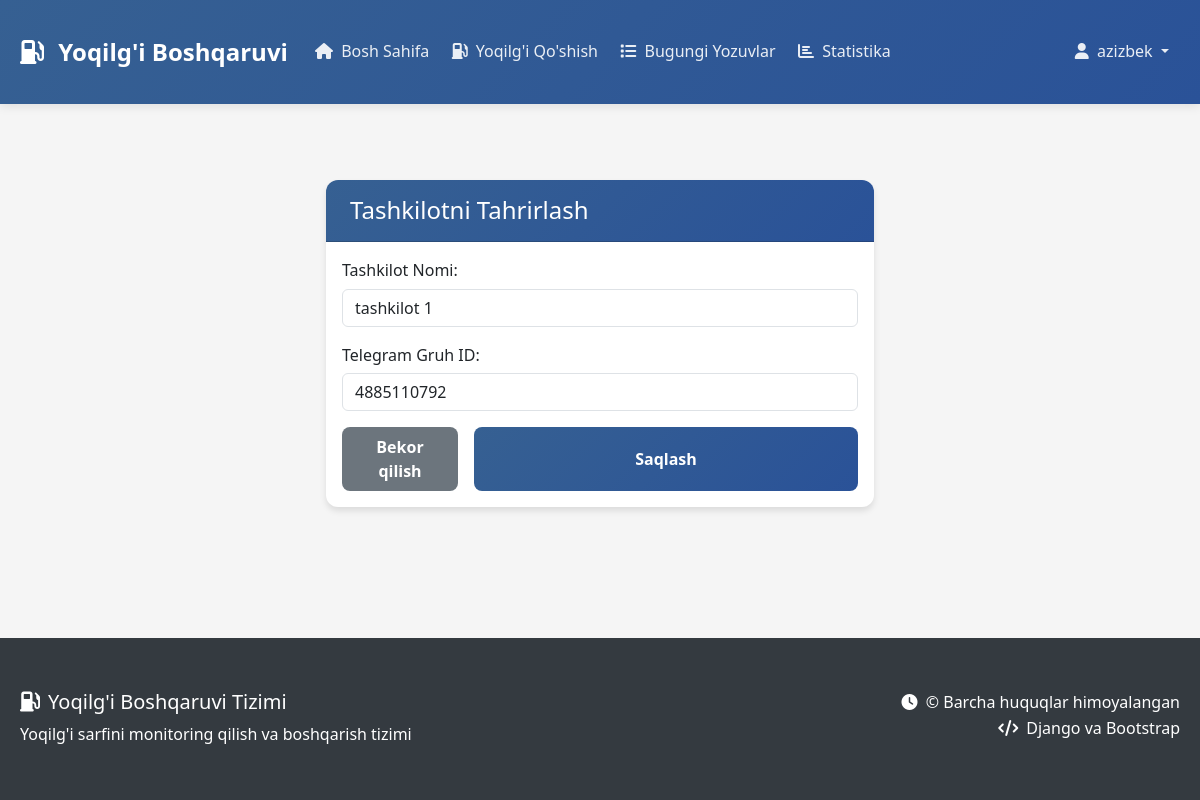
Screenshot of /tashkilot/edit/1/ (signed in) with the database file from the repository.
### main/models.py (models this page shows, shortened)
class User(AbstractUser):
    phone = models.CharField(max_length=15)

class Tashkilot(models.Model):
    title = models.CharField(max_length=150)
    group_id = models.IntegerField(default=4885110792)

### main/views.py (the view)
# urls.py: path('tashkilot/edit/<int:pk>/', tashkilot_edit, name='tashkilot_edit'),
@login_required
def tashkilot_edit(request, pk):
    tashkilot = get_object_or_404(Tashkilot, pk=pk)
    if request.method == 'POST':
        form = TashkilotForm(request.POST, instance=tashkilot)
        if form.is_valid():
            form.save()
            messages.success(request, 'Tashkilot muvaffaqiyatli yangilandi!')
            return redirect('admin_panel')
    else:
        form = TashkilotForm(instance=tashkilot)
    return render(request, 'tashkilot_edit.html', {'form': form})

### main/forms.py
class TashkilotForm(forms.ModelForm):
    class Meta:
        model = Tashkilot
        fields = ['title', 'group_id']
        widgets = {
            'title': forms.TextInput(attrs={
                'class': 'form-control',
                'placeholder': 'Tashkilot nomi'
            }),
            'group_id': forms.NumberInput(attrs={
                'class': 'form-control',
                'placeholder': 'Telegram guruh ID'
            })
        }
        labels = {
            'title': 'Tashkilot Nomi',
            'group_id': 'Telegram Gruh ID'
        }

### templates/tashkilot_edit.html (shortened to what this page needs)
{% extends 'base.html' %}
{% block content %}
<div class="container py-4">
    <div class="row justify-content-center">
        <div class="col-md-6">
            <div class="card">
                <div class="card-header">
                    <h4 class="mb-0">Tashkilotni Tahrirlash</h4>
                </div>
                <div class="card-body">
                    <form method="post">
                        <div class="mb-3">
                            {{ form.as_p }}
                        </div>
                        <div class="d-grid gap-2 d-md-flex justify-content-md-end">
                            <a href="{% url 'admin_panel' %}" class="btn btn-secondary me-md-2">Bekor qilish</a>
                            <button type="submit" class="btn btn-primary">Saqlash</button>
                        </div>
                    </form>
                </div>
            </div>
        </div>
    </div>
</div>
{% endblock %}

### templates/base.html (shortened to what this page needs)
{% load static %}
<!DOCTYPE html>
<html lang="uz">
<head>
    <link href="https://cdn.jsdelivr.net/npm/bootstrap@5.3.0/dist/css/bootstrap.min.css" rel="stylesheet">
    <link href="https://cdnjs.cloudflare.com/ajax/libs/font-awesome/6.4.0/css/all.min.css" rel="stylesheet">
    <link rel="stylesheet" href="{% static 'css/style.css' %}">
</head>
<body>
    <nav class="navbar navbar-expand-lg navbar-dark sticky-top">
        <div class="container">
            <a class="navbar-brand" href="{% url 'home' %}">
                <i class="fas fa-gas-pump me-2"></i>
                Yoqilg'i Boshqaruvi
            </a>
            <div class="collapse navbar-collapse" id="navbarNav">
                <ul class="navbar-nav me-auto">
                    <li class="nav-item">
                        <a class="nav-link {% if request.resolver_match.url_name == 'home' %}active{% endif %}" href="{% url 'home' %}">
                            <i class="fas fa-home me-1"></i> Bosh Sahifa
                        </a>
                    </li>
                    {% if user.is_authenticated %}
                    <li class="nav-item">
                        <a class="nav-link {% if request.resolver_match.url_name == 'yoqilgi_quyish' %}active{% endif %}" href="{% url 'yoqilgi_quyish' %}">
                            <i class="fas fa-gas-pump me-1"></i> Yoqilg'i Qo'shish
                        </a>
                    </li>
                    <li class="nav-item">
                        <a class="nav-link {% if request.resolver_match.url_name == 'bugungi_yoqilgilar' %}active{% endif %}" href="{% url 'bugungi_yoqilgilar' %}">
                            <i class="fas fa-list me-1"></i> Bugungi Yozuvlar
                        </a>
                    </li>
                    <li class="nav-item">
                        <a class="nav-link {% if request.resolver_match.url_name == 'statistics' %}active{% endif %}" href="{% url 'statistics' %}">
                            <i class="fas fa-chart-bar me-1"></i> Statistika
                        </a>
                    </li>
                    {% endif %}
                </ul>
                <ul class="navbar-nav">
                    {% if user.is_authenticated %}
                    <li class="nav-item dropdown">
                        <a class="nav-link dropdown-toggle" href="#" role="button" data-bs-toggle="dropdown">
                            <i class="fas fa-user me-1"></i> {{ user.username }}
                        </a>
                    </li>
                    {% else %}
                    <li class="nav-item">
                        <a class="nav-link" href="{% url 'login' %}">
                            <i class="fas fa-sign-in-alt me-1"></i> Kirish
                        </a>
                    </li>
                    {% endif %}
                </ul>
            </div>
        </div>
    </nav>
    <main class="main-content">
        <div class="container">
            <div id="mainContent">
                {% block content %}
                {% endblock %}
            </div>
        </div>
    </main>
    <footer class="footer">
        <div class="container">
            <div class="row">
                <div class="col-md-6">
                    <h5><i class="fas fa-gas-pump me-2"></i>Yoqilg'i Boshqaruvi Tizimi</h5>
                    <p class="mb-0">Yoqilg'i sarfini monitoring qilish va boshqarish tizimi</p>
                </div>
                <div class="col-md-6 text-md-end">
                    <p class="mb-0">
                        <i class="fas fa-clock me-1"></i>
                        {{ current_year }} © Barcha huquqlar himoyalangan
                    </p>
                    <p class="mb-0">
                        <i class="fas fa-code me-1"></i>
                        Django va Bootstrap
                    </p>
                </div>
            </div>
        </div>
    </footer>
</body>
</html>

### static/css/style.css (style rules this page uses)
* { margin: 0; padding: 0; box-sizing: border-box; font-family: 'Segoe UI', Tahoma, Geneva, Verdana, sans-serif; }
body { background-color: #f5f5f5; color: #333; line-height: 1.6; }
.container { max-width: 1200px; margin: 0 auto; padding: 20px; }
label { display: block; margin-bottom: 5px; font-weight: 500; }
input, select { width: 100%; padding: 10px; border: 1px solid #ddd; border-radius: 5px; font-size: 16px; }
button { padding: 10px 15px; border: none; border-radius: 5px; cursor: pointer; font-size: 16px; transition: background-color 0.3s; }
.btn-primary { background-color: #2a5298; color: white; width: 100%; }
.btn-secondary { background-color: #6c757d; color: white; }

### templates/base.html (style rules this page uses)
:root { --primary-color: #366092; --secondary-color: #6c757d; --success-color: #28a745; --warning-color: #ffc107; --danger-color: #dc3545; --light-color: #f8f9fa; --dark-color: #343a40; }
body { font-family: 'Segoe UI', Tahoma, Geneva, Verdana, sans-serif; background-color: #f5f5f5; margin: 0; padding: 0; min-height: 100vh; display: flex; flex-direction: column; }
.navbar { background: linear-gradient(135deg, var(--primary-color), #2a5298); box-shadow: 0 2px 10px rgba(0,0,0,0.1); }
.navbar-brand { font-weight: 700; font-size: 1.5rem; }
.navbar-nav .nav-link { color: rgba(255,255,255,0.9) !important; font-weight: 500; padding: 0.5rem 1rem; margin: 0 0.2rem; border-radius: 0.375rem; transition: all 0.3s ease; }
.main-content { flex: 1; padding: 2rem 0; }
.card { border: none; border-radius: 12px; box-shadow: 0 4px 6px rgba(0, 0, 0, 0.1); transition: transform 0.3s ease, box-shadow 0.3s ease; margin-bottom: 1.5rem; }
.card-header { background: linear-gradient(135deg, var(--primary-color), #2a5298); color: white; border-radius: 12px 12px 0 0 !important; padding: 1rem 1.5rem; font-weight: 600; }
.btn { border-radius: 8px; font-weight: 600; padding: 0.5rem 1.5rem; transition: all 0.3s ease; border: none; }
.btn-primary { background: linear-gradient(135deg, var(--primary-color), #2a5298); }
.footer { background-color: var(--dark-color); color: white; padding: 2rem 0; margin-top: auto; }

### rows the page displays
User: username "azizbek"
Tashkilot: title "tashkilot 1", group_id "4885110792"
